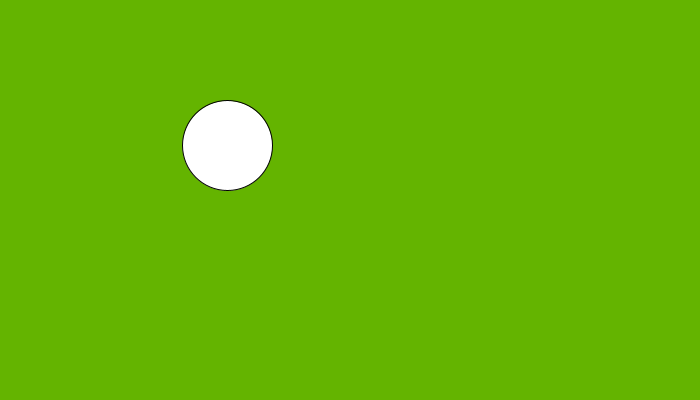
Frame 1 (no input)
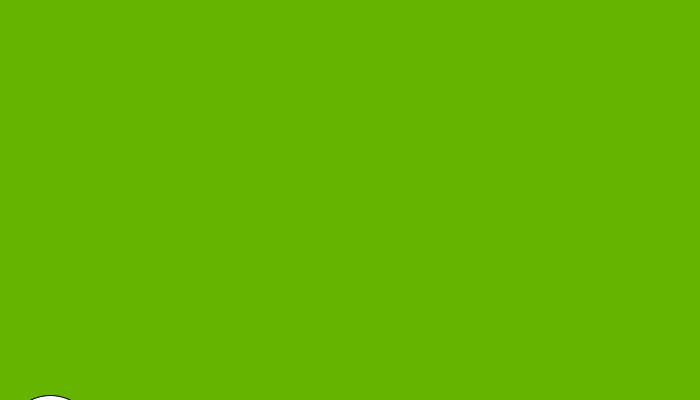
Frame 60 (the mouse pressed at the canvas centre just before this capture)
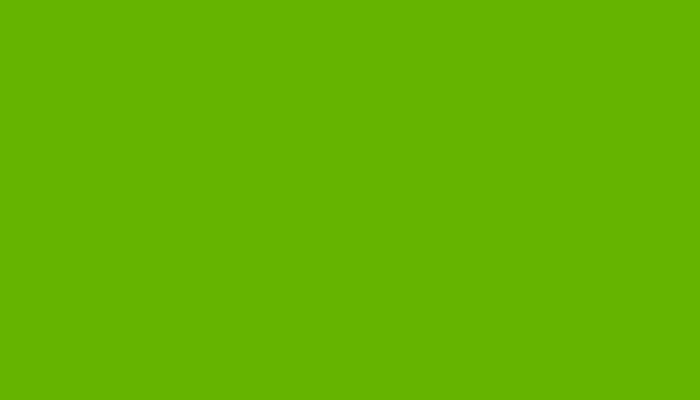
Frame 120 (the mouse held since frame 60 and released just before this capture)

The Processing sketch that drew these frames (run headless with seeded random() and noise(); from frame 60 on, the mouse is pressed at the canvas centre):

// Processing sketch: processing_186319
// ── processing_186319.pde

//click to reset the circle to where the mouse is
float circle_x = 230.4;
float circle_y = 140.8;
float circle_speed_x = -3;
float circle_speed_y = -5;
void setup() {
  size( 700, 400);
}
void draw() {
  background(100, 180, 0);
  circle_x = circle_x + circle_speed_x;
  circle_y = circle_y - circle_speed_y;
  ellipse( circle_x, circle_y, 90, 90);
}
void mousePressed() {
  //if mouse is pressed
  //make the circle come back onto the screen
  circle_x = mouseX;
  circle_y = mouseY;
}
